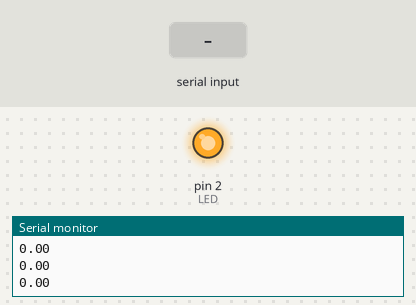
This sketch was run on a simulated Arduino Uno, built with avr-gcc and run on an emulated ATmega328P. Shown: output pins drawn as LEDs (lit = HIGH), the last lines printed to the serial monitor. The test bench sets the inputs (shaded band). Pins used as bus, display or sensor lines are not drawn.

Above: at 1.2 s.
1.3 s: "1" received over Serial
At 1.6 s:
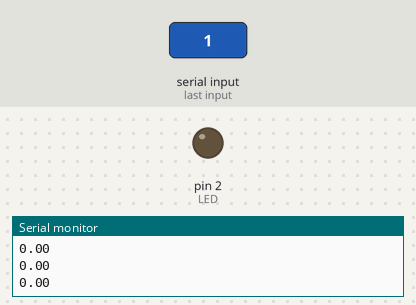
Timing chart, 0 to 4.3 s (numbered marks = the images above; inputs shaded):
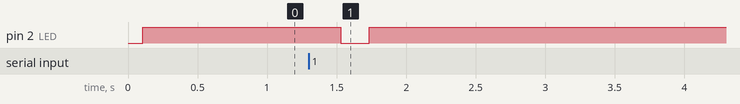

Measured:
- after the input at 1.3 s, pin 2 (LED): HIGH → LOW after 0.23 s, → HIGH 0.21 s later

The sketch:

Energy_meter_SDM230.ino
```cpp
#include <SoftwareSerial.h>


#define RE        16  //D0      //MAX485 Receiver Enable pin
#define DE        5   //D1      //MAX485 Output Driver Enable pin
#define RX        4   //D2
#define TX        0   //D3

#define UInt16    uint16_t
#define LED       2         // built-in LED


SoftwareSerial softSerial;


/*

    MODBUS Protocol Message Format - 32 bit IEEE 754 floating point format
    A =  Slave address of the SDM230 - Default is 0x01
    B =  Function code - 0x04=Holding Registers, 0x03=Input Registers
    C =  High byte register address
    D =  Low byte register address
    E =  Number of registers to read high byte - usually 0x00
    F =  Number of regsiters to read low byte - usually 0x02 since we onyl want to to read 1 regsiter
    G =  CRC low byte - I dont know why, but its swapped around
    H =  CRC high byte

 */

// List of commands with CRC - could not get the ModRTU_CRC to work so... here we are
//                                A    B    C    D    E    F    G    H
char voltage_A_line_neutral[] = {0x01,0x04,0x00,0x00,0x00,0x02,0x71,0xCB};
char frequency[]              = {0x01,0x04,0x00,0x46,0x00,0x02,0x90,0x1E};
char current[]                = {0x01,0x04,0x00,0x06,0x00,0x02,0x91,0xCA};
char real_power[]             = {0x01,0x04,0x00,0x0C,0x00,0x02,0xB1,0xC8};
char apparent_power[]         = {0x01,0x04,0x00,0x12,0x00,0x02,0xD1,0xCE};
char active_energy_Import[]   = {0x01,0x04,0x00,0x48,0x00,0x02,0xF1,0xDD};


// Compute the MODBUS RTU CRC
UInt16 ModRTU_CRC(char *buf,int len)
{
  UInt16 crc = 0xFFFF;

  for (int pos = 0; pos < len; pos++) {
    crc ^= (UInt16)buf[pos];          // XOR byte into least sig. byte of crc
    for (int i = 8; i != 0; i--) {    // Loop over each bit
      if ((crc & 0x0001) != 0) {      // If the LSB is set
        crc >>= 1;                    // Shift right and XOR 0xA001
        crc ^= 0xA001;
      }
      else                            // Else LSB is not set
        crc >>= 1;                    // Just shift right
    }
  }
  // Note, this number has low and high bytes swapped, so use it accordingly (or swap bytes)
  crc = (crc & 0x00ff)<<8 | (crc & 0xff00)>>8;
  return crc;
}

void setup()
{

  pinMode(LED,OUTPUT);


  //setup serial ports
  softSerial.begin(19200, SWSERIAL_8N1, RX, TX, false);
  Serial.begin(19200);
  while(!Serial);

  pinMode(RE,OUTPUT);
  pinMode(DE,OUTPUT);

  //Enable trancever listening
  digitalWrite(RE,0);
  digitalWrite(DE,0);

  Serial.println("Meter has staterd");

}

// Holds the incomming data and is used to convert to float
union
    {
    byte asBytes[4];
    float asFloat;
    long asLong;
    double asDouble;
    } data;


void loop()
{

  //send(voltage_A_line_neutral,sizeof(voltage_A_line_neutral));
  //send(frequency,sizeof(frequency));
  //send(current,sizeof(current));
  send(real_power,sizeof(real_power));
  //send(apparent_power,sizeof(apparent_power));
  //send(active_energy_Import,sizeof(active_energy_Import));


  //receive();
  digitalWrite(LED,1);
  delay(200); // need to wait until the TX buffer has sent all the data - to slow things down

}

float bytesArr_to_float(char *serialBuffer){
  // reverse the order because Adruino Nano is Little-Endian
  for(int i = 0; i< 4; i++) data.asBytes[i] = serialBuffer[6-i];
  return data.asFloat;
}

void send(char *data, int len){
  // Receiver Output Enable(RE) active LOW
  // Driver Output Enable (DE) active HIGH
  // To write, pull DE and RE HIGH

  bool state = 1;

  digitalWrite(RE,state);
  digitalWrite(DE,state);

  //Serial.write(data,len);
  softSerial.write(data,len);

 // Disable output driver and Enable receiver
  digitalWrite(RE,!state);  //RE low = enabled - so that it can listen for the reply
  digitalWrite(DE,!state);  //DE low = disabled

  receive();
}


void receive(){
  char serialBuffer[9];
  int i = 0;
  // Receives MODBUS data
  if (Serial.available() > 0 )
  {
    //SDM230 replies with 9 bytes
    //The first 3 bytes are overhead stuff
    //Next 4 bytes is - Data of type float
    //Last 2 bytes is modbus CRC16


    // read all bytes for the RX buffer
    while(Serial.available() > 0 )
    {
      serialBuffer[i] = Serial.read();
      //Serial.println(serialBuffer[i],HEX);
      i++;
      digitalWrite(LED,0);
    }
    //convert data to float
    bytesArr_to_float(serialBuffer);


    // Clear the buffer
    memset(serialBuffer, 0, 20);
  }

  // delay give the energy meter time to process the next command. Meter does not respond if there is no delay
  Serial.println(data.asFloat);
  delay(100);

}
```
